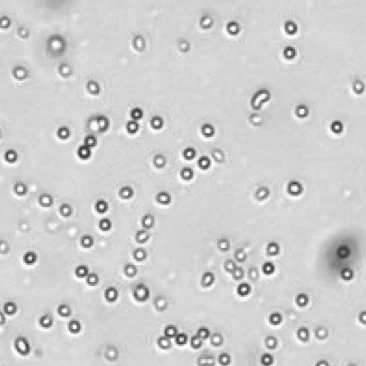
#> input picture Week6/RGB_images/mouse_lymphocytes_1.jpg, 366 x 366 px; its folder holds only this picture in this run
$ jupyter execute --allow-errors exercice_cours6_ImageAnlysis_I_solutions.ipynb   (shell and % lines are left out)
#> lines starting #> are read from the running program, lines starting #| are printed output that depends on the picture; after the words box and inside, x2 and y2 are one past the last pixel; in counts of white or black regions, pixels touching at a corner belong together
#> further down, my_image is the input picture: shape (366, 366, 3); mean R, G, B 206.6, 206.6, 206.6
# <center> Introduction à la bioinformatique clinique </center>

# <center> Exercise week 6: </center>

# Image analysis - Preprocessing of Microscopic images - Part 1

In this exercise we will analyse 2 microscopic images of mouse lymphocytes. for the sake of simplicity the images that you will in the `RGB_images` folder are cropped from the original ones.

The goal will be to automatically detect the cells in an image, distinguishing them from everything else. We will then use this information to quantify them.

Today, we will deal with the preprocessing of simple objects in an image.

# A - Import packages

Before starting, we need to import the packages required to run the code.

The packages we use in this notebook are:

- [Numpy](https://numpy.org): Vector/matrix based calculations
- [Matplotlib](https://matplotlib.org): Plotting data
- [h5py](https://www.h5py.org): Read HDF5 file format

Install the missing packages:

[cell 1]
#IMPORTS

#vectors and matrices
import numpy as np

#plotting
import matplotlib
import matplotlib.pyplot as plt

matplotlib.rc('figure', figsize=(5,5))
import matplotlib.gridspec as gridspec

# B - Load and visualize images

In this section we show how to read an image from a file and display it within the notebook. We will work with 2 images.

## B1 - Load images

First we need to specify the folder and names of the files we want to open.

Our images are stored in the RGB (Red Green Blue) format. We will read the RGB images and store them in a list called `RGB_images`.

[cell 2]
#folder where the RGB images are stored
path_RGB_images = './RGB_images'

#generate the names of the images we want to read
img_names = [f'mouse_lymphocytes_{i}.jpg' for i in [1,2]]
# img_names = [f'Viability_{i}P_Starter.jpg' for i in [5,7]]


print(f'Image folder:\t {path_RGB_images}')
print('Image names:\t', img_names)

[cell 3]
from skimage import io

#empty list that will contain all of our RGB images
RGB_images = []

# iterate on the image names
#> (the rest of this cell did not finish here and is left out)

We can check the number of images loaded and the data shape and the data type of `RGB_images[0]` (image of index 0 in the list `RGB_images`)

[cell 4]
# We check the number of images in images
print(f'Number of images in RGB_images:\t {len(RGB_images)}\n')
#| Number of images in RGB_images:	 1

# We check the shape of the image 0
print(f'Data shape of RGB_images[0]:\t {RGB_images[0].shape}\n')
#| Data shape of RGB_images[0]:	 (366, 366, 3)

# We check the data type of the image 0
print(f'Data type RGB_images[0]:\t {type(RGB_images[0])}\n')
#| Data type RGB_images[0]:	 <class 'numpy.ndarray'>

Each of the four RGB images has 1600 x 1600 x 3 = 7 680 000 pixels.

[cell 5]
print('Total pixels in RGB_images[0]:\t', RGB_images[0].size)
#| Total pixels in RGB_images[0]:	 401868

Each pixel has 3 color channels: Red, Blue, Green. One image can be represented as a 3 dimensional matrix:

dimension 0 = rows

dimension 1 = columns

dimension 2 = color channels

**1) Check that the shape and type of the image `RGB_images[1]` are the same as the ones of the image `RGB_images[0]` shown before.**

#> (a cell that did not finish here is left out)

## B2 - Display RGB images

We can display images from matrices with the matplotlib function `plt.imshow()`.

When 3 RGB channels are detected in an image, `imshow()` by default interprets the first channel as RED, the second one as GREEN and the last one as BLUE.

[cell 7]
# Plot the RGB images for visualization
fig = plt.figure(figsize=(15, 15))
gs = gridspec.GridSpec(1, 4)

for i, img in enumerate(RGB_images):
    ax = fig.add_subplot(gs[0, i])
    ax.imshow(img, cmap='gray')
    ax.set_title(f"RGB Image {i}")
    ax.axis('off')
#> this loop made 1 pass

plt.tight_layout()

## B3 - Images are just matrices (and viceversa)

Any image can be seen as a matrix (table) full of numbers, where every number is the color intensity at that specific pixel. Viceversa, every matric can also be seen as an image. This is usually a less useful perspective, but it helps build some better understanding of how an image is represented in a computer.

Hereafter we create a 3 by 3 matrix and we display it as an image with `imshow()`. Since it is a single 2D matrix we only have one color channel, i.e. the image is monochrome. We can choose what color those pixel intensities are referred to: if we set the color map to gray (`cmap='gray'`) we obtain a grayscale image, while if we change the color map to blue we obtain an image in blue shades.

In the grayscale image, pixels values close to the minimum will be displayed as black, while the ones closer to the maximum pixel value will be displayed as white.

[cell 8]
# Define a 3x3 matrix
my_matrix = np.array([[0, 255, 50],
                      [205 ,75, 100],
                      [255, 230, 150]])

# print the matrix
print(my_matrix)

[cell 9]
# Create one figure with two sub-figures (called "axes")
fig, axes = plt.subplots(nrows = 1,
                         ncols = 2,
                         figsize = (10, 5),
                         facecolor = 'w')


##################
# FIRST FIGURE
##################

# plot the matrix in grayscale
img_grayscale = axes[0].imshow(my_matrix,
                               cmap = 'gray',
                               vmin = 0,
                               vmax = 255)

# plot the associated colorbar
fig.colorbar(img_grayscale,
             ax = axes[0],
             fraction = 0.046,
             pad = 0.04)

# set a title
axes[0].set_title('Monochrome image in grayscale')


##################
# SECOND FIGURE
##################

# plot the matrix with a blue gradient
img_blue_gradient = axes[1].imshow(my_matrix,
                                   cmap = 'Blues',
                                   vmin = 0,
                                   vmax = 255)

# plot the associated colorbar
fig.colorbar(img_blue_gradient,
             ax = axes[1],
             fraction = 0.046,
             pad = 0.04)

# set a title
axes[1].set_title('Monochrome image in blue gradient')


#optimise the distance between the two figures
fig.tight_layout();
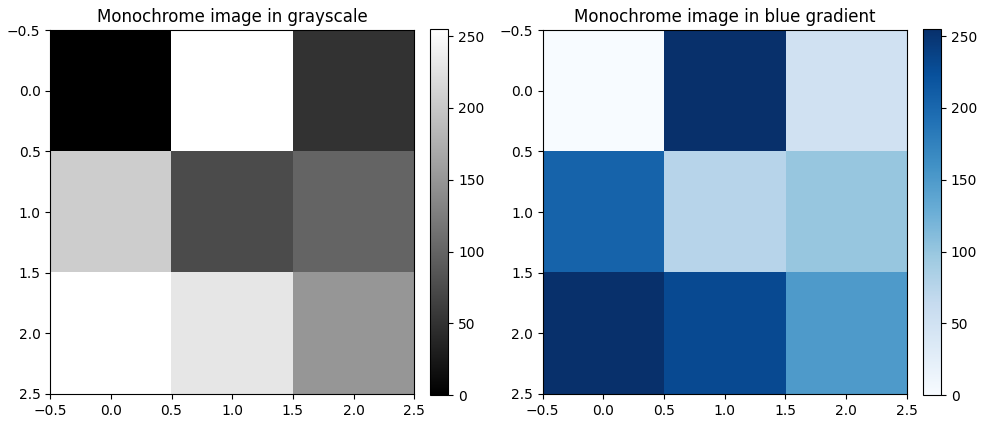
#> figure drawn by matplotlib, 4 panels

## B4 - Split a RGB image into three monochrome images

To sum up, RGB images are 3D matrix of size n_row x n_column x 3 (= n_channels). The values in the matrices represent the intensity of each color (red, green and blue).

We can therefore split this 3D matrices into three 2D matrices of size n_row x n_column. Taken one at a time, these matrices represent monochromatic images, as the one shown in the simple example above. We can then plot these three matrices as three different images. Since we know that they correspond to red, green and blue channels, we will use `cmap='Reds'`,`cmap='Greens'` and `cmap='Blues'` respectively.

To access to the red channel of the first image (and thus to obtain a 2D matrix) we can do `RGBA_images[0][:, :, 0]`. This tells numpy we want all entries in the first axis (all rows), all entries in the second axis (all columns) and only entries in position 0 in the third axis (that is, the first channel).

In the same way, to access to the green channel of the first image we can do `RGBA_images[0][:, :, 1]` and to access to the blue channel of the first image we can do `RGBA_images[0][:, :, 2]`.

Below we plot the 3 channels independently.

[cell 10]
# Select the index of the image to plot
index_RGB_image = 0

# Put this image in a variable my_image
my_image = RGB_images[index_RGB_image]

# Put the red channel in a variable red_channel
red_channel = my_image[:, :, 0]

# Put the green channel in a variable green_channel
green_channel = my_image[:, :, 1]

# Put the blue channel in a variable blue_channel
blue_channel = my_image[:, :, 2]

# my_image.shape[2] return the number of channel in my_image (=3)
number_of_channels = my_image.shape[2]
#> number_of_channels = 3

[cell 11]
# Create 3 axes, one for each channel (red, green, blue)
fig, axes = plt.subplots(nrows = 1,
                         ncols = number_of_channels,
                         figsize = (15, 15),
                         facecolor = 'w')


##### FIRST CHANNEL (RED)

# on the 1st axis we will plot the red channel of the image cmap (color map) will modify the color of our figure
# with a gradient of Reds
red_channel_image = axes[0].imshow(red_channel,
                                   cmap = 'Reds',
                                   vmin = 0,
                                   vmax = 255)

# create a color bar in legend associated with red_image_plotted
fig.colorbar(red_channel_image,
             ax = axes[0],
             fraction = 0.046,
             pad = 0.04)

# Set a title to the first figure
axes[0].set_title('Red channel')


##### SECOND CHANNEL (GREEN)

# on the 2nd axis we will plot the green channel of the image cmap (color map) will modify the color of our figure
# with a gradient of Greens
green_channel_image = axes[1].imshow(green_channel,
                                     cmap = 'Greens',
                                     vmin=0,
                                     vmax=255)

# create a color bar in legend associated with green_image_plotted
fig.colorbar(green_channel_image,
             ax = axes[1],
             fraction = 0.046,
             pad = 0.04)

# Set a title to the 2nd figure
axes[1].set_title('Green channel')


##### THIRD CHANNEL (BLUE)

# on the 3rd axis we will plot the blue channel of the image cmap (color map) will modify the color of our figure
# with a gradient of Blues
blue_channel_image = axes[2].imshow(blue_channel,
                                    cmap = 'Blues',
                                    vmin = 0,
                                    vmax = 255)

# create a color bar in legend associated with blue_image_plotted
fig.colorbar(blue_channel_image,
             ax = axes[2],
             fraction = 0.046,
             pad = 0.04)

# Set a title to the 3rd figure
axes[2].set_title('Blue channel')


#####


#optimise the distance between the figures
fig.tight_layout()
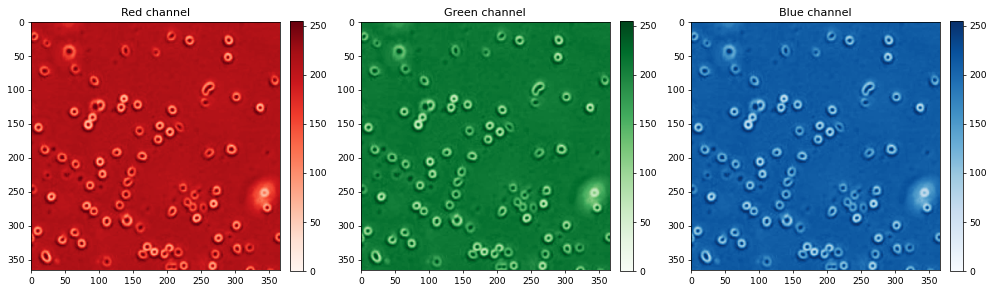
#> figure drawn by matplotlib, 6 panels

**2) Split the channel of images[1] and plot the three associated graphs**

# D - Image Transformation

## D1 - Transform a RGB image into a grayscale image

To make the subsequent analysis easier, we can transform the RGB image (3D matrix, n_row x n_col x 3) into a grayscale monochrome image (2D matrix, n_row x n_col).

We do this by taking the average of the three (red, green, blue) intensities for every pixel in the original image.

There a lot of functions that can do this for you automatically, and it is usually a very good idea to use them. For the sake of understanding the underlying mechanism we show below how to do this manually.

[cell 12]
# define an empty list
monochrome_images = []

# iterate on the four RGB_images
for RGB_image in RGB_images:

    # split the channels. This line is equivalent to channels =  [RGB_image[:, :, 0], RGB_image[:, :, 1], RGB_image[:, :, 2], RGB_image[:, :, 3]]
    channels = [RGB_image[:, :, index_channel] for index_channel in range(3)]

    # Transform the number in every rows and columns of each channels from np.uint8 to int64 (avoid problems when computing the mean)
    channels = np.asarray(channels, dtype='int64')

    # mono_image take the mean of the three channels
    #note that numpy simultaneously sum all of the pixels in the different channels!
    mean_channels = (channels[0] + channels[1] + channels[2])/3

    #type casting (don't worry about it)
    mean_channels = np.asarray(mean_channels, dtype=np.uint8)

    # Transform the number in every rows and columns of each channels from int64 to np.uint8
    monochrome_images.append(mean_channels)
#> after the loop, monochrome_images = 1 item

**3) Plot the 2 monochrome images in grayscale. You can get inspired by the cells in the B2 paragraph (Plot RGB images)**

[cell 13]
# Plot the grayscale images for visualization
fig = plt.figure(figsize=(15, 15))
gs = gridspec.GridSpec(1, 4)

for i, img in enumerate(monochrome_images):
    ax = fig.add_subplot(gs[0, i])
    ax.imshow(img, cmap='gray')
    ax.set_title(f"Grayscale Image {i}")
    ax.axis('off')

plt.tight_layout()
plt.show()

### Save the grayscale images

[cell 14]
for i, img in enumerate(monochrome_images):
    output_path = f"./grayscale_images/grayscale_image_{i}.png"
    plt.imsave(output_path, img, cmap='gray')
#> this loop made 1 pass
#> output_path on pass 1: './grayscale_images/grayscale_image_0.png'
#> pass 1, `plt.imsave(output_path, img, cmap='gray')`:
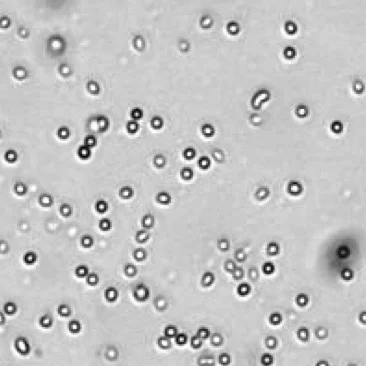
#> saved as grayscale_image_0.png: shape (366, 366, 3); min 0, max 255, mean 195.6

## D2 - Image Normalisation

Image normalization is a common preprocessing step in image processing. It typically scales the pixel values in an image to a given range (e.g., [0, 255] for grayscale images).

The formula for image normalization is:

$$
\text{normalized} = \frac{\text{image} - \text{min}}{\text{max} - \text{min}} \times 255
$$

Where:
- image is the original image.
- min and max are the minimum and maximum pixel values in the original image.

**4) Why is Image Normalisation imaportant**

- **Highlighting Relevant Features:** Adjusting the pixel intensity distribution can enhance important features while suppressing noise, aiding in better feature extraction.
- **Consistency Across Datasets:** When combining images from different sources, normalisation ensures that all images have a similar distribution, reducing biases introduced by varying acquisition conditions.

[cell 15]
def normalize_image(img):
    """
    Normalize the image to the range [0, 255] without using PIL.
    """
    img_min = img.min()
#> img_min = 48
    img_max = img.max()
#> img_max = 255

    normalized_array = ((img - img_min) / (img_max - img_min) * 255).astype(np.uint8)

    return normalized_array

# Normalize the images
normalized_images = [normalize_image(img) for img in monochrome_images]
#> normalized_images = 1 item

[cell 16]
# [12 lines of commented-out code are left out]

fig = plt.figure(figsize=(15, 7))
gs = gridspec.GridSpec(2, len(monochrome_images), height_ratios=[1, 1])

#> (the rest of this cell did not finish here and is left out)

## D3 - Image Denoising
Denoising is an important preprocessing step, especially when dealing with images that might have noise.

One of the common methods to denoise grayscale images is to use a Gaussian filter, which smoothens the image by replacing each pixel value with a weighted average of the surrounding pixels, where weights are determined by the Gaussian function.

[cell 17]
from scipy.ndimage import gaussian_filter

# Apply Gaussian filtering for denoising
denoised_gaussian_images = [gaussian_filter(img, sigma=1) for img in normalized_images]
#> denoised_gaussian_images = 1 item

[cell 18]
# Plot the denoised images for visualization
fig, axes = plt.subplots(nrows=1, ncols=2, figsize=(10, 6))
#> (the rest of this cell did not finish here and is left out)

### Save the denoised grayscale images images

[cell 19]
from skimage import io

for i, img in enumerate(denoised_gaussian_images):
    output_path = f"./grayscale_images_preprocessed/grayscale_image_preprocessed{i}.png"
    io.imsave(output_path, img.astype(np.uint8))  # Saving as grayscale
#> this loop made 1 pass
#> pass 1, `io.imsave(output_path, img.astype(np.uint8))`:
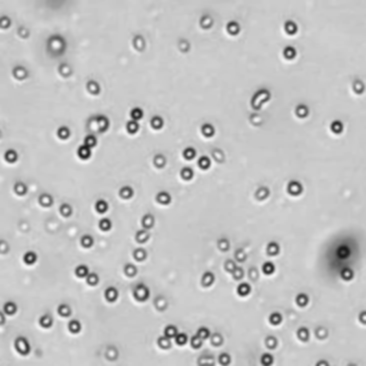
#> saved as grayscale_image_preprocessed0.png: shape (366, 366); min 25, max 250, mean 193.9

## D4 - Transform a grayscale image to a black \& white image with *thresholding* (bonus) (Motivation for next week)

A very simple way to segment an image is to distinguish between pixels with intensities in different pre-defined ranges. [Thresholding](https://en.wikipedia.org/wiki/Thresholding_%28image_processing%29) is used to convert continuously colored images into bi-colored images. Pixel value ranges are delimited by *thresholds*, whence the name of the method. Since the cells are darker than the background of the pate, in our case we want to distinguish between darker and lighter areas of the image. This means that we will need a single threshold to do the job.

In our case, defining a threshold = X means that all of the pixels that have an intensity value smaller than X * max_intensity_value_pixel (= X * 255) will become black and the ones having a bigger value will become white.

Below we plot the grayscale images (preprocessed) and the thresholded version of these images.

[cell 20]
# Apply thresholding (using a fixed threshold value, e.g., 100)
# Try different threshold
Threshold = 100
Thresholded_images = [(img > Threshold).astype(np.uint8) for img in denoised_gaussian_images]
#> Thresholded_images = 1 item

1 - img > Threshold:

This is a comparison operation that checks for each pixel in the img array if its value is greater than Threshold. The result of this operation is a boolean array of the same shape as img, where each entry is True if the corresponding pixel value in img is greater than Threshold, and False otherwise.

2- .astype(np.uint8):

This converts the boolean array resulting from the previous step into an array of type np.uint8 (unsigned 8-bit integer). In this conversion:
True values (from the boolean array) become 1
False values become 0

[cell 21]
# Plot the denoised images in the first row and the segmented images using thresholding in the second row
fig, axes = plt.subplots(nrows=2, ncols=2, figsize=(10, 10))
#> (the rest of this cell did not finish here and is left out)

### D4 - Otsu's Thresholding (Bonus)

Automatically determine the best threshold value by maximizing the variance between two classes of pixels.

[cell 22]
from skimage.filters import threshold_otsu

# Apply Otsu's thresholding
segmented_images_otsu = []
for img in denoised_gaussian_images:
    thresh = threshold_otsu(img)
    print(thresh)
    binary = img > thresh
    segmented_images_otsu.append(binary)
#> this loop made 1 pass
#> thresh on pass 1: 161
#| 161
#> pass 1, `binary = img > thresh`:
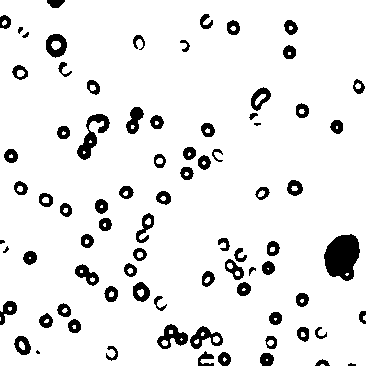
#> binary: shape (366, 366) bool; 91.3% white; 80 black regions (4 under 20 px), largest, box (x1, y1, x2, y2) and area: (324, 234, 360, 281) 1228, (77, 114, 110, 160) 557, (157, 324, 188, 349) 385
#> after the loop, segmented_images_otsu = 1 item
